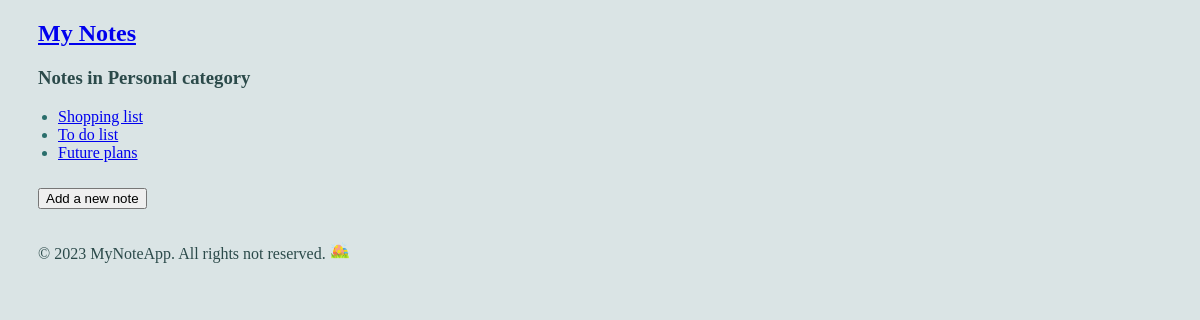
Screenshot of /category_2/ with the database file from the repository.
### notes/models.py (models this page shows, shortened)
class Category(models.Model):
    title = models.CharField(max_length=200)

class Note(models.Model):
    title = models.CharField(max_length=200)
    text = models.TextField()
    created_date = models.DateTimeField(auto_now_add=True)
    upd_date = models.DateTimeField(auto_now=True)
    reminder = models.DateTimeField(null=True, blank=True)
    author = models.ForeignKey(User, on_delete=models.CASCADE)
    category = models.ForeignKey(Category, on_delete=models.CASCADE, related_name='notes', null=True, blank=True)

### notes/views.py (the view)
# urls.py: path('category_<int:category_id>/', views.category_detail, name='category_detail'),
def category_detail(request, category_id):
    category = get_object_or_404(Category, pk=category_id)
    notes = category.notes.all()
    return render(request, 'notes/category_detail.html', {'category': category, 'notes': notes})

### notes/templates/notes/category_detail.html (shortened to what this page needs)
{% extends 'base.html' %}
{% block content %}
    <h3>Notes in {{ category.title }} category </h3>
    <ul>
    {% for note in notes %}
        <li><a href="{% url 'notes:note_detail' note.id %}">{{ note.title }}</a></li>
    {% endfor %}
    </ul>
    <a href="{% url 'notes:new_note' %}">
        <button type="button" class="btn btn-outline-primary btn-with-margin">Add a new note</button>
    </a>
{% endblock %}

### notes/static/notes/css/notes.css (style rules this page uses)
body { background-color: #dae4e5; }
h2, h3, p { color: #2b4a4a; margin-left: 30px; }
li { color: #296e6b; margin-left: 10px; }
.btn-with-margin { margin-left: 30px; margin-top: 10px; }

### rows the page displays
Category: title "Personal"
Note: title "Shopping list"
Note: title "To do list"
Note: title "Future plans"
